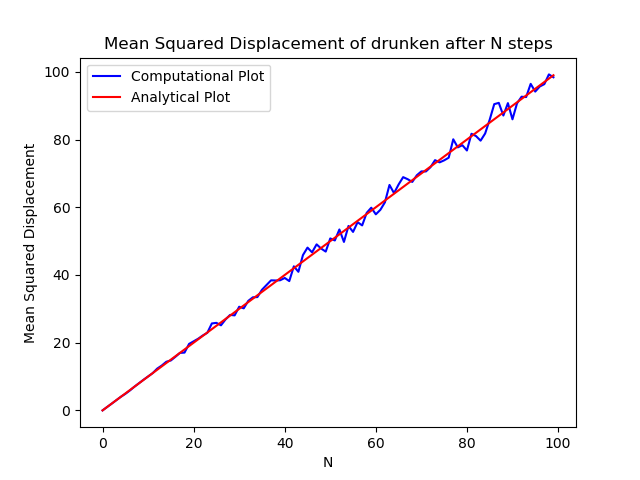

Write Python code to recreate this figure.
import math
import random
import matplotlib.pyplot as plt

sim=2000        #number of times we have to do simulation
n=100           #number of steps taken by drunken

def comb(n,r):               #combination function nCr
    return math.factorial(n)/(math.factorial(r) * math.factorial(n-r))


#Plot for Mean Squared Displacement of drunken after N steps i.e. Mean Squared Displacement vs. N
x=[]
for i in range(n):          #number of steps the drunken will take
    c=0
    for j in range(sim):   
        pos=0
        for k in range(i):
            pos+=random.choice([-1,1])
        c+=pos*pos
    x.append(c/sim)

plt.plot(range(n),x, color='blue' , label='Computational Plot')
plt.plot(range(n),range(n), color='red' , label='Analytical Plot') 
plt.xlabel('N')
plt.ylabel('Mean Squared Displacement')
plt.title('Mean Squared Displacement of drunken after N steps')
plt.legend()
plt.show()
